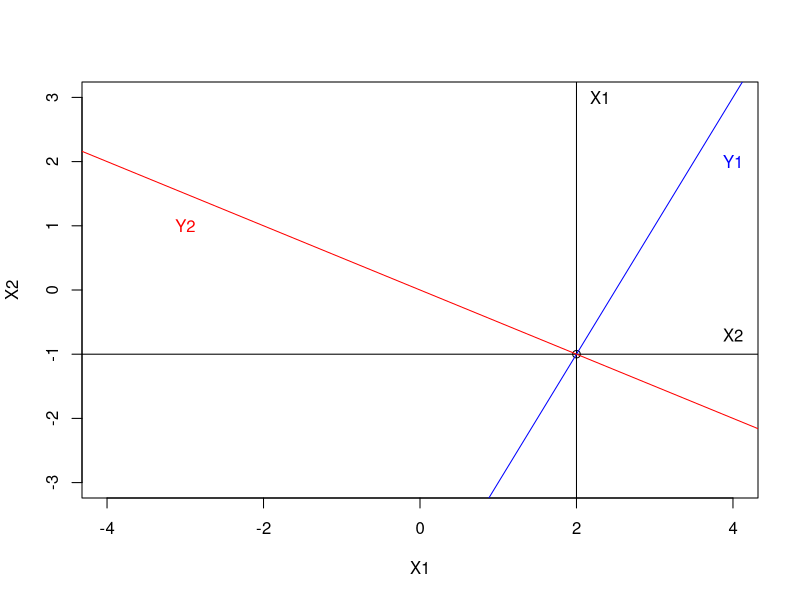
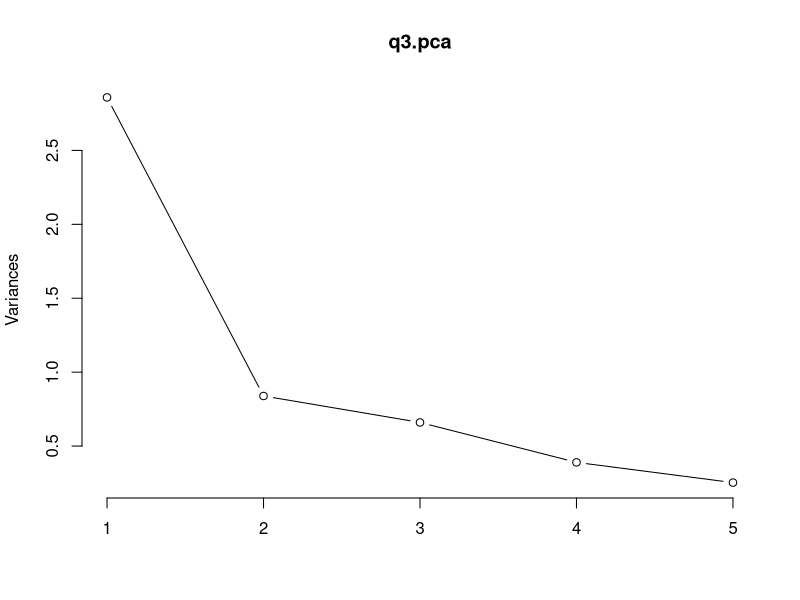

These figures' R source, in order:
## ---- chunk 1
options(digits=4)
mu <- c(2, -1)
sigma <- matrix(c(2, 2, 2, 5), byrow = TRUE, nrow = 2)
eigen_result <- eigen(sigma)
## ---- chunk 2
a11 = round(eigen_result$vectors[1, 1],4)
a12 = round(eigen_result$vectors[2, 1],4)
a21 = round(eigen_result$vectors[1, 2],4)
a22 = round(eigen_result$vectors[2, 2],4)

cat(paste("PC 1:",a11, "x_1 + ", a12, "x_2"))
cat("\n")
cat(paste("PC 2:", a21, "x_1 + ", a22, "x_2"))
## ---- chunk 3
round(eigen_result$values[1]/sum(eigen_result$values),4)
## ---- chunk 4
i = 2
j = 1
cat("Correlation between X_2 and Y_1 : ",sqrt(eigen_result$values[j])*a12 / sqrt(sigma[i,i]))
## ---- chunk 5
obs <- matrix(c(3,1), byrow = T, nrow = 2)
a1 <- matrix(c(a11, a12), byrow = F, nrow = 1)
a1 %*% (obs-mu)

## ---- chunk 6
pc1 <- mu[2] - a12/ a11 * mu[1]
pc2 <- mu[2] - a22/ a21 * mu[1]
plot(mu[1],mu[2], xlim=c(-4,4), ylim=c(-3,3), xlab='X1', ylab='X2')
abline(h=-1); abline(v=2)
abline(pc1, a12 / a11, col='blue')
abline(pc2, a22 / a21, col='red')
text(mu[1]+0.3, 3, "X1") ;text(4, mu[2]+0.3, "X2")
text(4, 2, "Y1", col='blue'); text(-3, 1, "Y2", col='red')
## ---- chunk 7
# Mean vector
x_bar <- c(95.5, 164.4, 55.7, 93.4, 18.0, 31.1)

# Covariance matrix
S <- matrix(c(3266, 1344, 732, 1176, 163, 238,
              1344, 722, 324, 537, 80, 118,
              732, 324, 179, 281, 39, 57,
              1176, 537, 281, 475, 64, 95,
              163, 80, 39, 64, 10, 14,
              238, 118, 57, 95, 14, 21), nrow = 6, byrow = TRUE)
## ---- chunk 8
q2.pca.cov = princomp(covmat = S)
summary(q2.pca.cov)
## ---- chunk 9
std_devs <- sqrt(diag(S))

R <- matrix(nrow = 6, ncol = 6)

for (i in 1:6) {
  for (j in 1:6) {
    R[i, j] <- S[i, j] / (std_devs[i] * std_devs[j])
  }
}

rownames(R) <- colnames(R) <- c("X1", "X2", "X3", "X4", "X5", "X6")

print(R)
summary(princomp(covmat = R))
## ---- chunk 10
radio <- read.table('radiotherapy.dat', header = TRUE, sep = "")[,-6]
sapply(radio, var)
## ---- chunk 11
q3.pca = prcomp(radio, scale = T)
round(q3.pca$rotation, 3)
## ---- chunk 12
summary(q3.pca)
## ---- chunk 13
screeplot(q3.pca, type = "l")
